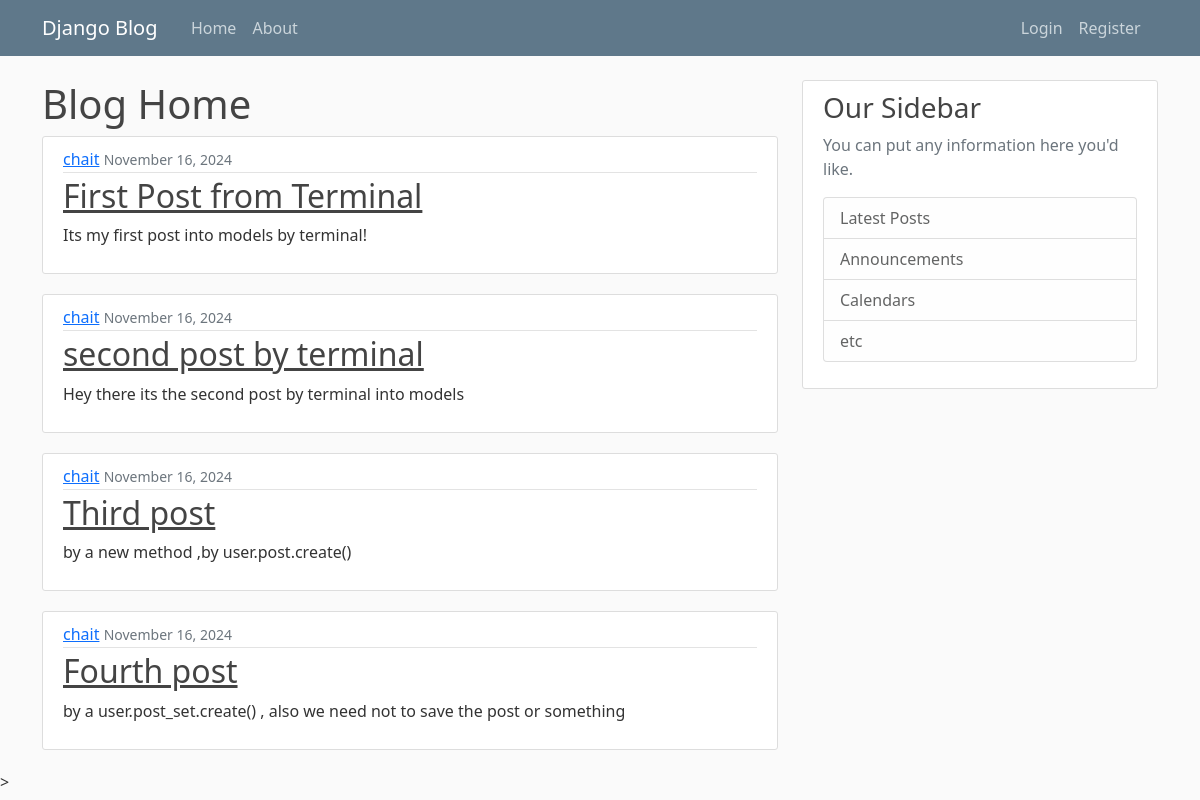
The page / on the database its author committed.
### blog/models.py (models this page shows, shortened)
class Post(models.Model):
    title = models.CharField(max_length=100)
    content=models.TextField()
    date_posted=models.DateTimeField(default=timezone.now)
    author=models.ForeignKey(User,on_delete=models.CASCADE)

### blog/views.py (the view)
# urls.py: path('', views.home,name="blog-home"),
def home(request):
    context={
        'posts':Post.objects.all()
    }
    return render(request,'blog/home.html',context)

### blog/templates/blog/home.html
{% extends "blog/base.html" %}
{% block content %}
    <h1>Blog Home</h1>
    {% for post in posts %}
    <article class="media content-section">
        <div class="media-body">
          <div class="article-metadata">
            <a class="mr-2" href="#">{{ post.author }}</a>
            <small class="text-muted">{{ post.date_posted|date:"F d, Y" }}</small>
          </div>
          <h2><a class="article-title" href="#">{{ post.title }}</a></h2>
          <p class="article-content">{{ post.content }}</p>
        </div>
      </article>
    {% endfor %}
{% endblock content %}

### blog/static/blog/main.css (style rules this page uses)
body { background: #fafafa; color: #333333; margin-top: 5rem; }
h1, h2, h3, h4, h5, h6 { color: #444444; }
.content-section { background: #ffffff; padding: 10px 20px; border: 1px solid #dddddd; border-radius: 3px; margin-bottom: 20px; }
.article-title { color: #444444; }
.article-content { white-space: pre-line; }
.article-metadata { padding-bottom: 1px; margin-bottom: 4px; border-bottom: 1px solid #e3e3e3 }

### rows shown on the page
Post: author "chait", date_posted "November 16, 2024", title "First Post from Terminal", content "Its my first post into models by terminal!"
Post: author "chait", date_posted "November 16, 2024", title "second post by terminal", content "Hey there its the second post by terminal into models"
Post: author "chait", date_posted "November 16, 2024", title "Third post", content "by a new method ,by user.post.create()"
Post: author "chait", date_posted "November 16, 2024", title "Fourth post", content "by a user.post_set.create() , also we need not to save the post or something"
